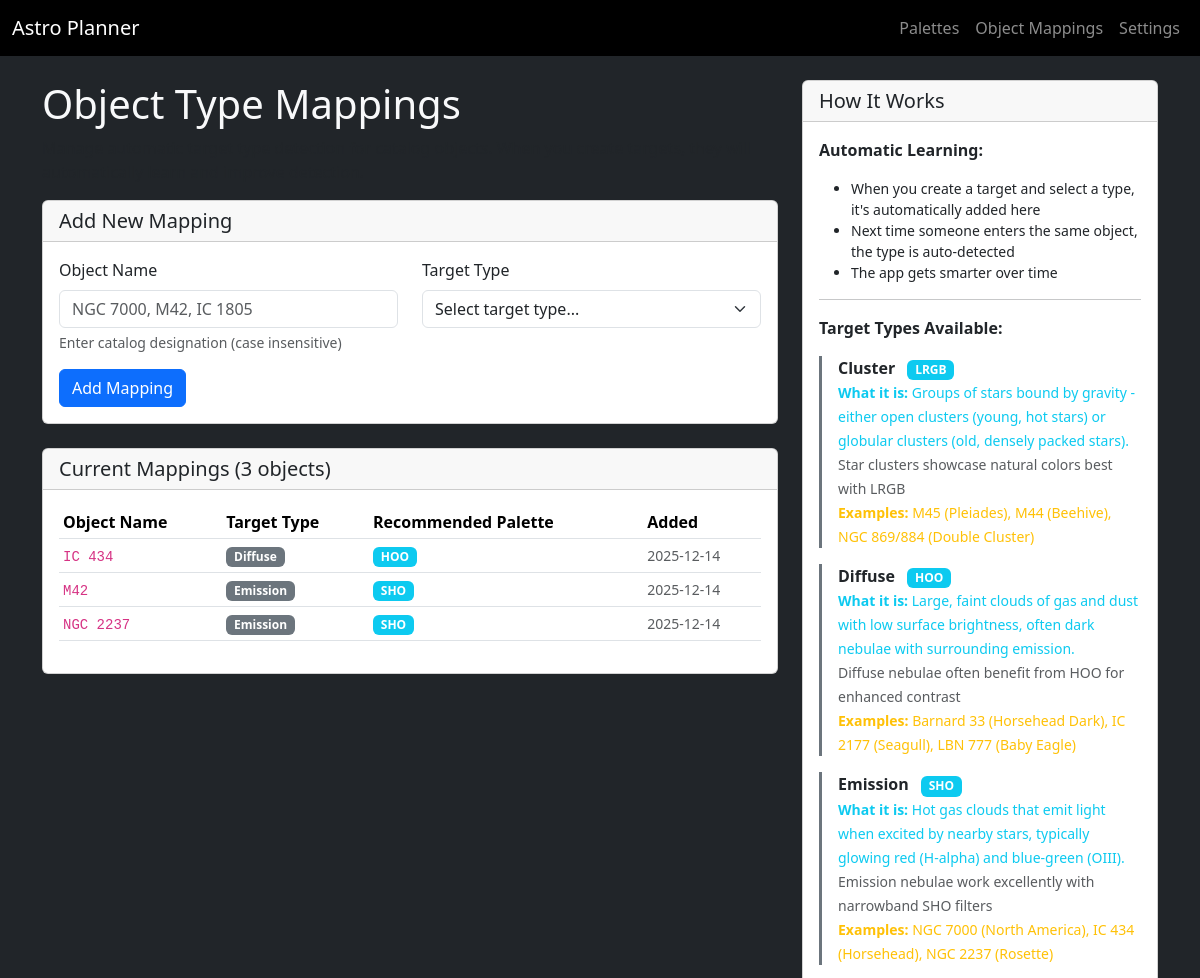
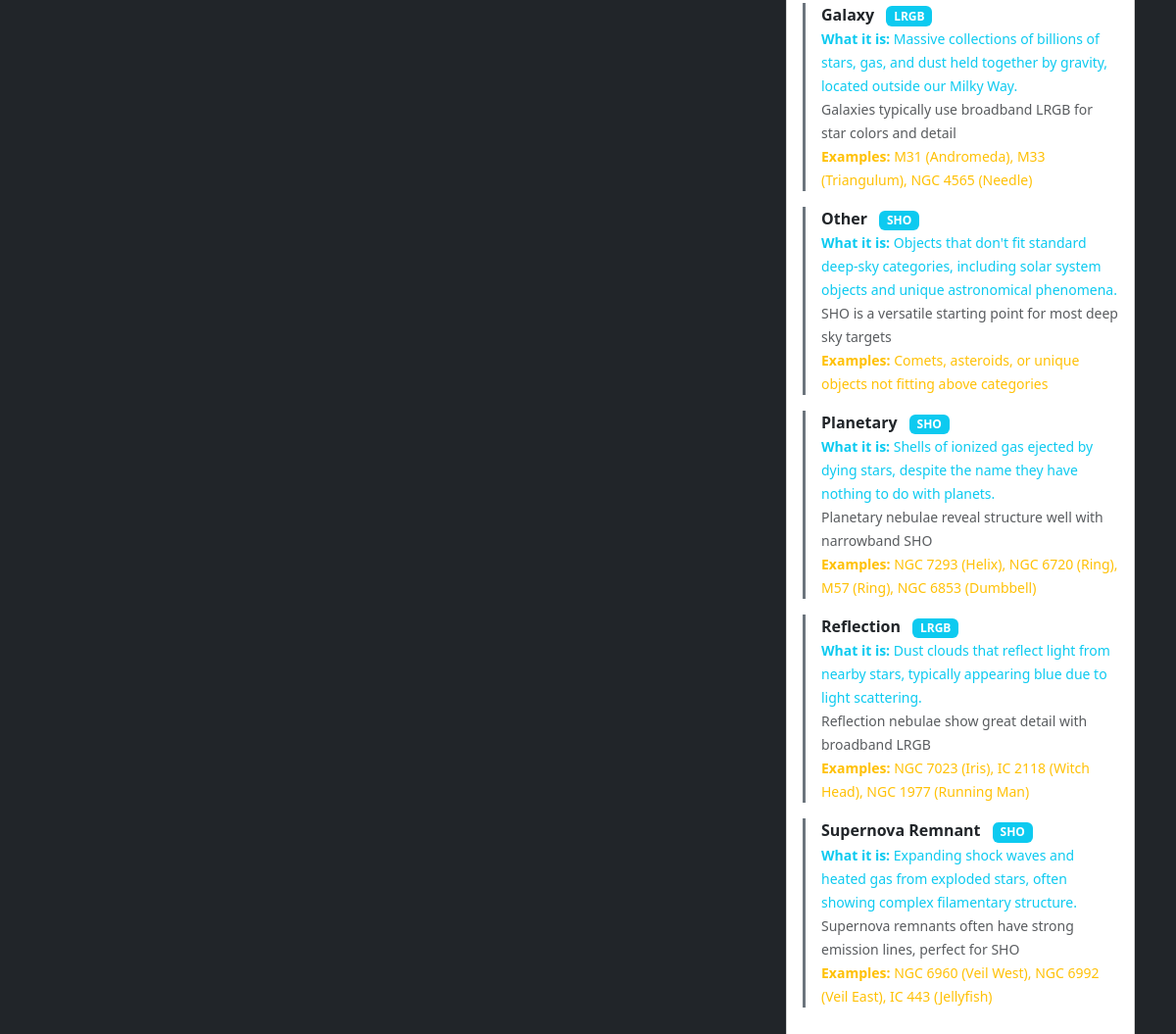
The page /manage-object-mappings on the database its author committed (2 pictures, top to bottom).
### app.py (models this page shows, shortened)
class ObjectMapping(db.Model):
    __tablename__ = "object_mappings"
    id = db.Column(db.Integer, primary_key=True)
    object_name = db.Column(db.String(128), unique=True, nullable=False)  # "NGC 6960", "M31", etc.
    target_type_id = db.Column(db.Integer, db.ForeignKey("target_types.id"), nullable=False)
    created_at = db.Column(db.DateTime, default=datetime.utcnow)
    target_type = relationship("TargetType", back_populates="object_mappings")

class TargetType(db.Model):
    __tablename__ = "target_types"
    id = db.Column(db.Integer, primary_key=True)
    name = db.Column(db.String(64), unique=True, nullable=False)  # emission, galaxy, etc.
    recommended_palette = db.Column(db.String(16), nullable=False)  # SHO, LRGB, etc.
    description = db.Column(db.Text)  # Why this palette works
    created_at = db.Column(db.DateTime, default=datetime.utcnow)
    object_mappings = relationship("ObjectMapping", back_populates="target_type", cascade="all, delete-orphan")

### app.py (the view, shortened to what this page needs)
@app.route("/manage-object-mappings", methods=["GET", "POST"])
def manage_object_mappings():
    mappings = ObjectMapping.query.join(TargetType).order_by(ObjectMapping.object_name).all()
    target_types = TargetType.query.order_by(TargetType.name).all()
    return render_template("manage_object_mappings.html", mappings=mappings, target_types=target_types)

### templates/manage_object_mappings.html (shortened to what this page needs)
{% extends "base.html" %}
{% block content %}
<div class="row">
  <div class="col-md-8">
    <h1>Object Type Mappings</h1>
    <p class="text-muted">Manage automatic target type detection for catalog objects. When you create targets, they will automatically learn and improve detection.</p>
    <div class="card mb-4">
      <div class="card-header">
        <h5 class="mb-0">Add New Mapping</h5>
      </div>
      <div class="card-body">
        <form method="POST">
          <div class="row">
            <div class="col-md-6">
              <label for="object_name" class="form-label">Object Name</label>
              <input type="text" class="form-control" id="object_name" name="object_name"
                     placeholder="NGC 7000, M42, IC 1805" required>
              <div class="form-text">Enter catalog designation (case insensitive)</div>
            </div>
            <div class="col-md-6">
              <label for="target_type_name" class="form-label">Target Type</label>
              <select class="form-select" id="target_type_name" name="target_type_name" required>
                <option value="">Select target type...</option>
              </select>
            </div>
          </div>
          <button type="submit" class="btn btn-primary mt-3">Add Mapping</button>
        </form>
      </div>
    </div>
    <div class="card">
      <div class="card-header">
        <h5 class="mb-0">Current Mappings ({{ mappings|length }} objects)</h5>
      </div>
      <div class="card-body">
        {% if mappings %}
        <div class="table-responsive">
          <table class="table table-sm table-hover">
            <thead>
              <tr>
                <th>Object Name</th>
                <th>Target Type</th>
                <th>Recommended Palette</th>
                <th>Added</th>
              </tr>
            </thead>
            <tbody>
              {% for mapping in mappings %}
              <tr>
                <td>
                  <code>{{ mapping.object_name }}</code>
                </td>
                <td>
                  <span class="badge bg-secondary">{{ mapping.target_type.name.replace('_', ' ')|title }}</span>
                </td>
                <td>
                  <span class="badge bg-info">{{ mapping.target_type.recommended_palette }}</span>
                </td>
                <td>
                  <small class="text-muted">{{ mapping.created_at.strftime('%Y-%m-%d') if mapping.created_at else '-' }}</small>
                </td>
              </tr>
              {% endfor %}
            </tbody>
          </table>
        </div>
        {% else %}
        <p class="text-muted">No object mappings yet. Create some targets to automatically build this database!</p>
        {% endif %}
      </div>
    </div>
  </div>
  <div class="col-md-4">
    <div class="card">
      <div class="card-header">
        <h5 class="mb-0">How It Works</h5>
      </div>
      <div class="card-body">
        <p><strong>Automatic Learning:</strong></p>
        <ul class="small">
          <li>When you create a target and select a type, it's automatically added here</li>
          <li>Next time someone enters the same object, the type is auto-detected</li>
          <li>The app gets smarter over time</li>
        </ul>
        <hr>
        <p><strong>Target Types Available:</strong></p>
        {% for tt in target_types %}
        <div class="mb-3 border-start border-3 border-secondary ps-3">
          <strong class="text-capitalize">{{ tt.name.replace('_', ' ') }}</strong>
          <span class="badge bg-info ms-2">{{ tt.recommended_palette }}</span>
          <br>
          <small class="text-info">
            <strong>What it is:</strong>
            {% if tt.name == 'emission' %}
              Hot gas clouds that emit light when excited by nearby stars, typically glowing red (H-alpha) and blue-green (OIII).
            {% elif tt.name == 'diffuse' %}
              Large, faint clouds of gas and dust with low surface brightness, often dark nebulae with surrounding emission.
            {% elif tt.name == 'reflection' %}
              Dust clouds that reflect light from nearby stars, typically appearing blue due to light scattering.
            {% elif tt.name == 'galaxy' %}
              Massive collections of billions of stars, gas, and dust held together by gravity, located outside our Milky Way.
            {% elif tt.name == 'cluster' %}
              Groups of stars bound by gravity - either open clusters (young, hot stars) or globular clusters (old, densely packed stars).
            {% elif tt.name == 'planetary' %}
              Shells of ionized gas ejected by dying stars, despite the name they have nothing to do with planets.
            {% elif tt.name == 'supernova_remnant' %}
              Expanding shock waves and heated gas from exploded stars, often showing complex filamentary structure.
            {% elif tt.name == 'other' %}
              Objects that don't fit standard deep-sky categories, including solar system objects and unique astronomical phenomena.
            {% endif %}
          </small>
          <br>
          <small class="text-muted">{{ tt.description }}</small>
          <br>
          <small class="text-warning">
            <strong>Examples:</strong>
            {% if tt.name == 'emission' %}
              NGC 7000 (North America), IC 434 (Horsehead), NGC 2237 (Rosette)
            {% elif tt.name == 'diffuse' %}
              Barnard 33 (Horsehead Dark), IC 2177 (Seagull), LBN 777 (Baby Eagle)
            {% elif tt.name == 'reflection' %}
              NGC 7023 (Iris), IC 2118 (Witch Head), NGC 1977 (Running Man)
            {% elif tt.name == 'galaxy' %}
              M31 (Andromeda), M33 (Triangulum), NGC 4565 (Needle)
            {% elif tt.name == 'cluster' %}
              M45 (Pleiades), M44 (Beehive), NGC 869/884 (Double Cluster)
            {% elif tt.name == 'planetary' %}
              NGC 7293 (Helix), NGC 6720 (Ring), M57 (Ring), NGC 6853 (Dumbbell)
            {% elif tt.name == 'supernova_remnant' %}
              NGC 6960 (Veil West), NGC 6992 (Veil East), IC 443 (Jellyfish)
            {% elif tt.name == 'other' %}
              Comets, asteroids, or unique objects not fitting above categories
            {% endif %}
          </small>
        </div>
        {% endfor %}
      </div>
    </div>
  </div>
</div>
{% endblock %}

### templates/base.html (shortened to what this page needs)
<!doctype html>
<html lang="en">
<head>
  <link
    href="https://cdn.jsdelivr.net/npm/bootstrap@5.3.3/dist/css/bootstrap.min.css"
    rel="stylesheet"
  >
</head>
<body class="bg-dark text-light">
<nav class="navbar navbar-expand-lg navbar-dark bg-black mb-4">
  <div class="container-fluid">
    <a class="navbar-brand" href="{{ url_for('index') }}">Astro Planner</a>
    <div class="navbar-nav ms-auto">
      <a class="nav-link" href="{{ url_for('palette_list') }}">Palettes</a>
      <a class="nav-link" href="{{ url_for('manage_object_mappings') }}">Object Mappings</a>
      <a class="nav-link" href="{{ url_for('global_settings') }}">Settings</a>
    </div>
  </div>
</nav>
<div class="container mb-5">
  {% block content %}{% endblock %}
</div>
</body>
</html>

### rows shown on the page
ObjectMapping: object_name "IC 434", target_type.name.replace "Diffuse", target_type.recommended_palette "HOO", created_at "2025-12-14"
ObjectMapping: object_name "M42", target_type.name.replace "Emission", target_type.recommended_palette "SHO", created_at "2025-12-14"
ObjectMapping: object_name "NGC 2237", target_type.name.replace "Emission", target_type.recommended_palette "SHO", created_at "2025-12-14"
TargetType: name.replace "Cluster", recommended_palette "LRGB", description "Star clusters showcase natural colors best with LRGB", shows "M45 (Pleiades), M44 (Beehive), NGC 869/884 (Double Cluster)"
TargetType: name.replace "Diffuse", recommended_palette "HOO", shows "Large, faint clouds of gas and dust with low surface brightness, often dark nebulae with surrounding emission.", description "Diffuse nebulae often benefit from HOO for enhanced contrast", shows "Barnard 33 (Horsehead Dark), IC 2177 (Seagull), LBN 777 (Baby Eagle)"
TargetType: name.replace "Emission", recommended_palette "SHO", shows "Hot gas clouds that emit light when excited by nearby stars, typically glowing red (H-alpha) and blue-green (OIII).", description "Emission nebulae work excellently with narrowband SHO filters", shows "NGC 7000 (North America), IC 434 (Horsehead), NGC 2237 (Rosette)"
TargetType: name.replace "Galaxy", recommended_palette "LRGB", shows "Massive collections of billions of stars, gas, and dust held together by gravity, located outside our Milky Way.", description "Galaxies typically use broadband LRGB for star colors and detail", shows "M31 (Andromeda), M33 (Triangulum), NGC 4565 (Needle)"
TargetType: name.replace "Other", recommended_palette "SHO", shows "Objects that don't fit standard deep-sky categories, including solar system objects and unique astronomical phenomena.", description "SHO is a versatile starting point for most deep sky targets", shows "Comets, asteroids, or unique objects not fitting above categories"
TargetType: name.replace "Planetary", recommended_palette "SHO", shows "Shells of ionized gas ejected by dying stars, despite the name they have nothing to do with planets.", description "Planetary nebulae reveal structure well with narrowband SHO", shows "NGC 7293 (Helix), NGC 6720 (Ring), M57 (Ring), NGC 6853 (Dumbbell)"
TargetType: name.replace "Reflection", recommended_palette "LRGB", shows "Dust clouds that reflect light from nearby stars, typically appearing blue due to light scattering.", description "Reflection nebulae show great detail with broadband LRGB", shows "NGC 7023 (Iris), IC 2118 (Witch Head), NGC 1977 (Running Man)"
TargetType: name.replace "Supernova Remnant", recommended_palette "SHO", shows "Expanding shock waves and heated gas from exploded stars, often showing complex filamentary structure.", description "Supernova remnants often have strong emission lines, perfect for SHO", shows "NGC 6960 (Veil West), NGC 6992 (Veil East), IC 443 (Jellyfish)"

### other values the page prints
{{ mappings|length }} "3"
